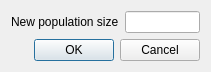
<?xml version="1.0" encoding="UTF-8"?>
<ui version="4.0">
 <class>DialogChangePopulationSize</class>
 <widget class="QDialog" name="DialogChangePopulationSize">
  <property name="geometry">
   <rect>
    <x>0</x>
    <y>0</y>
    <width>211</width>
    <height>70</height>
   </rect>
  </property>
  <property name="windowTitle">
   <string>Dialog</string>
  </property>
  <layout class="QVBoxLayout" name="verticalLayout">
   <item>
    <layout class="QFormLayout" name="formLayout">
     <item row="0" column="0">
      <widget class="QLabel" name="label">
       <property name="text">
        <string>New population size</string>
       </property>
      </widget>
     </item>
     <item row="0" column="1">
      <widget class="QLineEdit" name="EditNewPopulationSize"/>
     </item>
    </layout>
   </item>
   <item>
    <widget class="QDialogButtonBox" name="buttonBox">
     <property name="orientation">
      <enum>Qt::Horizontal</enum>
     </property>
     <property name="standardButtons">
      <set>QDialogButtonBox::Cancel|QDialogButtonBox::Ok</set>
     </property>
    </widget>
   </item>
  </layout>
 </widget>
 <resources/>
 <connections>
  <connection>
   <sender>buttonBox</sender>
   <signal>accepted()</signal>
   <receiver>DialogChangePopulationSize</receiver>
   <slot>accept()</slot>
   <hints>
    <hint type="sourcelabel">
     <x>248</x>
     <y>254</y>
    </hint>
    <hint type="destinationlabel">
     <x>157</x>
     <y>274</y>
    </hint>
   </hints>
  </connection>
  <connection>
   <sender>buttonBox</sender>
   <signal>rejected()</signal>
   <receiver>DialogChangePopulationSize</receiver>
   <slot>reject()</slot>
   <hints>
    <hint type="sourcelabel">
     <x>316</x>
     <y>260</y>
    </hint>
    <hint type="destinationlabel">
     <x>286</x>
     <y>274</y>
    </hint>
   </hints>
  </connection>
 </connections>
</ui>
